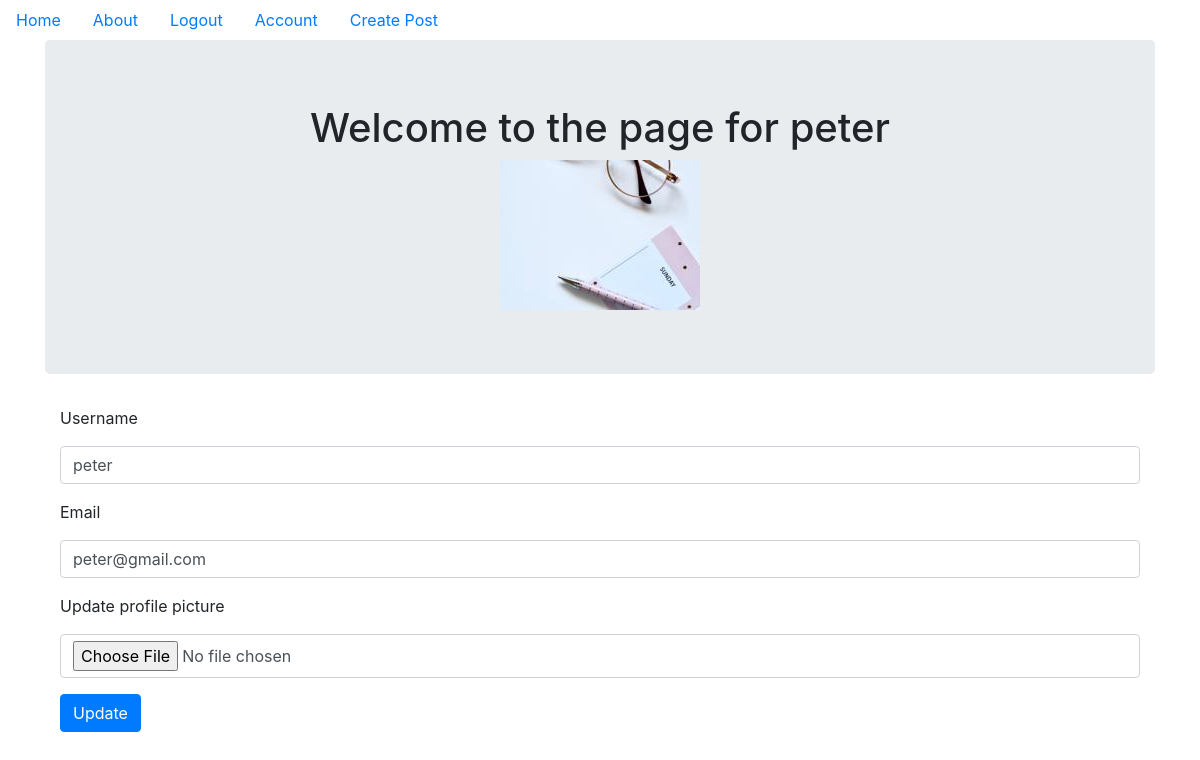
/account (signed in), run on the app's committed database.
### companyblog/models.py (models this page shows, shortened)
class User(db.Model,UserMixin):
    __tablename__ = 'users'
    id = db.Column(db.Integer, primary_key=True)
    profile_image = db.Column(db.String(64),
                    nullable=False,
                    default='default_profile.png')
    email = db.Column(db.String(),unique=True,
            index=True)
    username = db.Column(db.String(64),unique=True,
                index=True)
    password_hash = db.Column(db.String(128))
    posts = db.relationship('BlogPost', backref='author', lazy=True)

### companyblog/users/views.py (the view)
@users.route('/account', methods=['GET', 'POST'])
@login_required
def account():
    form = UpdateUserForm()
    if form.validate_on_submit():
        if form.picture.data:
            username = current_user.username
            pic = add_profile_pic(form.picture.data,username)
            current_user.profile_image = pic
        current_user.username = form.username.data
        current_user.email = form.email.data
        db.session.commit()
        flash('User account updated')
        return redirect(url_for('core.index'))
    elif request.method == 'GET':
        form.username.data = current_user.username
        form.email.data = current_user.email
    profile_image = url_for('static', filename='profile_pics/'+current_user.profile_image)
    return render_template('account.html', form=form, profile_image=profile_image)

### companyblog/users/forms.py (shortened to what this page needs)
class UpdateUserForm(FlaskForm):
    email = StringField('Email', validators=[DataRequired(),Email()])
    username = StringField('Username', validators=[DataRequired()])
    picture = FileField('Update profile picture',validators=[FileAllowed(['jpg','png'])])
    submit = SubmitField('Update')

### companyblog/models.py (called while the page is built)
@login_manager.user_loader
def load_user(user_id):
    return User.query.get(user_id)

### companyblog/templates/account.html (shortened to what this page needs)
{% extends "base.html" %}
{% block content %}
  <div class="jumbotron">
    <div align='center'>
      <h1>Welcome to the page for {{current_user.username}}</h1>
      <img align='center' src="{{url_for('static', filename='profile_pics/'+current_user.profile_image)}}">
    </div>
  </div>
  <div class="container">
    <form method="POST" action="" enctype="multipart/form-data">
      <div class="form-group">
        {{form.username.label(class='form-group')}}
        {{form.username(class='form-control')}}
      </div>
      <div class="form-group">
      {{form.email.label(class='form-group')}}
      {{form.email(class='form-control')}}
      </div>
      <div class="form-group">
      {{form.picture.label(class='form-group')}}
      {{form.picture(class='form-control')}}
      </div>
      <div class="form-group">
       {{form.submit(class='btn btn-primary')}}
      </div>
    </form>
  </div>
{% endblock %}

### data on the page
User: username "peter", profile_image (picture), email "peter@gmail.com"
